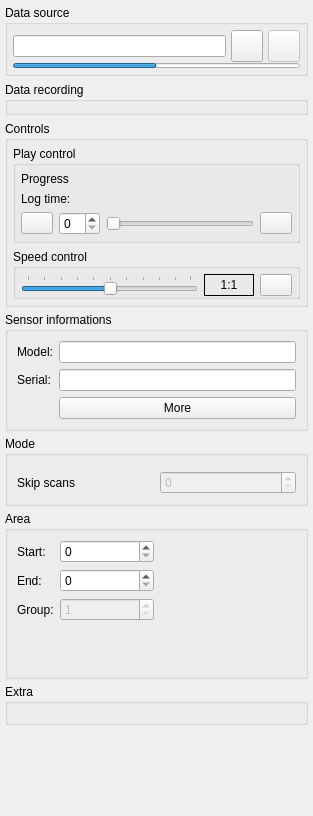
<?xml version="1.0" encoding="UTF-8"?>
<ui version="4.0">
 <class>FileConnectorPlugin</class>
 <widget class="QWidget" name="FileConnectorPlugin">
  <property name="geometry">
   <rect>
    <x>0</x>
    <y>0</y>
    <width>313</width>
    <height>816</height>
   </rect>
  </property>
  <property name="windowTitle">
   <string>Form</string>
  </property>
  <layout class="QVBoxLayout" name="verticalLayout_7" stretch="0,0,1">
   <property name="leftMargin">
    <number>5</number>
   </property>
   <property name="topMargin">
    <number>5</number>
   </property>
   <property name="rightMargin">
    <number>5</number>
   </property>
   <property name="bottomMargin">
    <number>5</number>
   </property>
   <item>
    <widget class="QGroupBox" name="groupBox">
     <property name="title">
      <string>Data source</string>
     </property>
     <layout class="QVBoxLayout" name="verticalLayout">
      <property name="spacing">
       <number>1</number>
      </property>
      <property name="leftMargin">
       <number>5</number>
      </property>
      <property name="topMargin">
       <number>5</number>
      </property>
      <property name="rightMargin">
       <number>5</number>
      </property>
      <property name="bottomMargin">
       <number>5</number>
      </property>
      <item>
       <layout class="QHBoxLayout" name="horizontalLayout">
        <property name="spacing">
         <number>5</number>
        </property>
        <item>
         <widget class="QLineEdit" name="filenameLine">
          <property name="readOnly">
           <bool>true</bool>
          </property>
         </widget>
        </item>
        <item>
         <widget class="QToolButton" name="connectButton">
          <property name="maximumSize">
           <size>
            <width>32</width>
            <height>32</height>
           </size>
          </property>
          <property name="toolTip">
           <string>Load a file</string>
          </property>
          <property name="text">
           <string/>
          </property>
          <property name="icon">
           <iconset>
            <normaloff>:/FileConnectorPlugin/load_icon</normaloff>:/FileConnectorPlugin/load_icon</iconset>
          </property>
          <property name="iconSize">
           <size>
            <width>32</width>
            <height>32</height>
           </size>
          </property>
         </widget>
        </item>
        <item>
         <widget class="QToolButton" name="disconnectButton">
          <property name="enabled">
           <bool>false</bool>
          </property>
          <property name="maximumSize">
           <size>
            <width>32</width>
            <height>32</height>
           </size>
          </property>
          <property name="toolTip">
           <string>Close the file</string>
          </property>
          <property name="text">
           <string/>
          </property>
          <property name="icon">
           <iconset>
            <normaloff>:/FileConnectorPlugin/unload_icon</normaloff>:/FileConnectorPlugin/unload_icon</iconset>
          </property>
          <property name="iconSize">
           <size>
            <width>32</width>
            <height>32</height>
           </size>
          </property>
         </widget>
        </item>
       </layout>
      </item>
      <item>
       <widget class="QProgressBar" name="loadActivityIndicator">
        <property name="maximumSize">
         <size>
          <width>16777215</width>
          <height>5</height>
         </size>
        </property>
        <property name="maximum">
         <number>100</number>
        </property>
        <property name="value">
         <number>50</number>
        </property>
        <property name="textVisible">
         <bool>false</bool>
        </property>
       </widget>
      </item>
     </layout>
    </widget>
   </item>
   <item>
    <widget class="QGroupBox" name="recorder">
     <property name="title">
      <string>Data recording</string>
     </property>
     <layout class="QVBoxLayout" name="verticalLayout_5">
      <property name="spacing">
       <number>1</number>
      </property>
      <property name="leftMargin">
       <number>5</number>
      </property>
      <property name="topMargin">
       <number>5</number>
      </property>
      <property name="rightMargin">
       <number>5</number>
      </property>
      <property name="bottomMargin">
       <number>5</number>
      </property>
     </layout>
    </widget>
   </item>
   <item>
    <widget class="QScrollArea" name="scrollArea">
     <property name="frameShape">
      <enum>QFrame::NoFrame</enum>
     </property>
     <property name="frameShadow">
      <enum>QFrame::Plain</enum>
     </property>
     <property name="horizontalScrollBarPolicy">
      <enum>Qt::ScrollBarAlwaysOff</enum>
     </property>
     <property name="widgetResizable">
      <bool>true</bool>
     </property>
     <widget class="QWidget" name="scrollAreaWidgetContents">
      <property name="geometry">
       <rect>
        <x>0</x>
        <y>0</y>
        <width>303</width>
        <height>706</height>
       </rect>
      </property>
      <layout class="QVBoxLayout" name="verticalLayout_3">
       <property name="spacing">
        <number>5</number>
       </property>
       <property name="leftMargin">
        <number>0</number>
       </property>
       <property name="topMargin">
        <number>0</number>
       </property>
       <property name="rightMargin">
        <number>0</number>
       </property>
       <item>
        <widget class="QGroupBox" name="controlsGroup">
         <property name="title">
          <string>Controls</string>
         </property>
         <layout class="QVBoxLayout" name="verticalLayout_2">
          <property name="leftMargin">
           <number>5</number>
          </property>
          <property name="topMargin">
           <number>5</number>
          </property>
          <property name="rightMargin">
           <number>5</number>
          </property>
          <property name="bottomMargin">
           <number>5</number>
          </property>
          <item>
           <widget class="QGroupBox" name="playCurrentBox">
            <property name="maximumSize">
             <size>
              <width>16777215</width>
              <height>16777215</height>
             </size>
            </property>
            <property name="title">
             <string>Play control</string>
            </property>
            <layout class="QVBoxLayout" name="verticalLayout_8">
             <property name="leftMargin">
              <number>5</number>
             </property>
             <property name="topMargin">
              <number>5</number>
             </property>
             <property name="rightMargin">
              <number>5</number>
             </property>
             <property name="bottomMargin">
              <number>5</number>
             </property>
             <item>
              <layout class="QFormLayout" name="formLayout">
               <property name="topMargin">
                <number>0</number>
               </property>
               <item row="0" column="0">
                <widget class="QLabel" name="label_8">
                 <property name="text">
                  <string>Progress</string>
                 </property>
                </widget>
               </item>
               <item row="0" column="1">
                <widget class="QLabel" name="currentTimeLabel">
                 <property name="font">
                  <font>
                   <family>Arial</family>
                   <pointsize>10</pointsize>
                   <weight>50</weight>
                   <bold>false</bold>
                  </font>
                 </property>
                 <property name="text">
                  <string/>
                 </property>
                 <property name="alignment">
                  <set>Qt::AlignLeading|Qt::AlignLeft|Qt::AlignVCenter</set>
                 </property>
                </widget>
               </item>
               <item row="1" column="0">
                <widget class="QLabel" name="label_9">
                 <property name="text">
                  <string>Log time:</string>
                 </property>
                </widget>
               </item>
               <item row="1" column="1">
                <widget class="QLabel" name="currentLogTimeLabel">
                 <property name="text">
                  <string/>
                 </property>
                 <property name="alignment">
                  <set>Qt::AlignLeading|Qt::AlignLeft|Qt::AlignVCenter</set>
                 </property>
                </widget>
               </item>
              </layout>
             </item>
             <item>
              <layout class="QHBoxLayout" name="horizontalLayout_3">
               <item>
                <widget class="QPushButton" name="backButton">
                 <property name="enabled">
                  <bool>true</bool>
                 </property>
                 <property name="maximumSize">
                  <size>
                   <width>32</width>
                   <height>16777215</height>
                  </size>
                 </property>
                 <property name="text">
                  <string/>
                 </property>
                 <property name="icon">
                  <iconset>
                   <normaloff>:/FileConnectorPlugin/backward_icon</normaloff>:/FileConnectorPlugin/backward_icon</iconset>
                 </property>
                </widget>
               </item>
               <item>
                <widget class="QSpinBox" name="currentPositionBox"/>
               </item>
               <item>
                <widget class="QSlider" name="currentPosition">
                 <property name="maximumSize">
                  <size>
                   <width>16777215</width>
                   <height>16777215</height>
                  </size>
                 </property>
                 <property name="value">
                  <number>0</number>
                 </property>
                 <property name="orientation">
                  <enum>Qt::Horizontal</enum>
                 </property>
                 <property name="tickPosition">
                  <enum>QSlider::NoTicks</enum>
                 </property>
                 <property name="tickInterval">
                  <number>100</number>
                 </property>
                </widget>
               </item>
               <item>
                <widget class="QPushButton" name="forwardButton">
                 <property name="enabled">
                  <bool>true</bool>
                 </property>
                 <property name="maximumSize">
                  <size>
                   <width>32</width>
                   <height>16777215</height>
                  </size>
                 </property>
                 <property name="text">
                  <string/>
                 </property>
                 <property name="icon">
                  <iconset>
                   <normaloff>:/FileConnectorPlugin/forward_icon</normaloff>:/FileConnectorPlugin/forward_icon</iconset>
                 </property>
                </widget>
               </item>
              </layout>
             </item>
            </layout>
           </widget>
          </item>
          <item>
           <widget class="QGroupBox" name="speedBox">
            <property name="maximumSize">
             <size>
              <width>16777215</width>
              <height>16777215</height>
             </size>
            </property>
            <property name="title">
             <string>Speed control</string>
            </property>
            <layout class="QHBoxLayout" name="horizontalLayout_2">
             <property name="leftMargin">
              <number>5</number>
             </property>
             <property name="topMargin">
              <number>5</number>
             </property>
             <property name="rightMargin">
              <number>5</number>
             </property>
             <property name="bottomMargin">
              <number>0</number>
             </property>
             <item>
              <widget class="QSlider" name="currentSpeed">
               <property name="maximumSize">
                <size>
                 <width>16777215</width>
                 <height>16777215</height>
                </size>
               </property>
               <property name="minimum">
                <number>-50</number>
               </property>
               <property name="maximum">
                <number>49</number>
               </property>
               <property name="singleStep">
                <number>1</number>
               </property>
               <property name="value">
                <number>0</number>
               </property>
               <property name="orientation">
                <enum>Qt::Horizontal</enum>
               </property>
               <property name="tickPosition">
                <enum>QSlider::TicksAbove</enum>
               </property>
               <property name="tickInterval">
                <number>10</number>
               </property>
              </widget>
             </item>
             <item>
              <widget class="QLabel" name="rateLabel">
               <property name="minimumSize">
                <size>
                 <width>50</width>
                 <height>0</height>
                </size>
               </property>
               <property name="frameShape">
                <enum>QFrame::Box</enum>
               </property>
               <property name="text">
                <string>1:1</string>
               </property>
               <property name="alignment">
                <set>Qt::AlignCenter</set>
               </property>
              </widget>
             </item>
             <item>
              <widget class="QPushButton" name="resetSpeedButton">
               <property name="maximumSize">
                <size>
                 <width>32</width>
                 <height>16777215</height>
                </size>
               </property>
               <property name="toolTip">
                <string>Reset playing speed</string>
               </property>
               <property name="text">
                <string/>
               </property>
               <property name="icon">
                <iconset>
                 <normaloff>:/FileConnectorPlugin/restart_icon</normaloff>:/FileConnectorPlugin/restart_icon</iconset>
               </property>
              </widget>
             </item>
            </layout>
           </widget>
          </item>
         </layout>
        </widget>
       </item>
       <item>
        <widget class="QGroupBox" name="groupBox_2">
         <property name="title">
          <string>Sensor informations</string>
         </property>
         <layout class="QFormLayout" name="formLayout_2">
          <property name="fieldGrowthPolicy">
           <enum>QFormLayout::AllNonFixedFieldsGrow</enum>
          </property>
          <item row="0" column="0">
           <widget class="QLabel" name="label_3">
            <property name="text">
             <string>Model:</string>
            </property>
           </widget>
          </item>
          <item row="0" column="1">
           <widget class="QLineEdit" name="modelLine">
            <property name="readOnly">
             <bool>true</bool>
            </property>
           </widget>
          </item>
          <item row="1" column="0">
           <widget class="QLabel" name="label_4">
            <property name="text">
             <string>Serial:</string>
            </property>
           </widget>
          </item>
          <item row="1" column="1">
           <widget class="QLineEdit" name="serialLine">
            <property name="readOnly">
             <bool>true</bool>
            </property>
           </widget>
          </item>
          <item row="2" column="1">
           <widget class="QPushButton" name="moreButton">
            <property name="text">
             <string>More</string>
            </property>
            <property name="icon">
             <iconset>
              <normaloff>:/FileConnectorPlugin/info_icon</normaloff>:/FileConnectorPlugin/info_icon</iconset>
            </property>
           </widget>
          </item>
         </layout>
        </widget>
       </item>
       <item>
        <widget class="QGroupBox" name="groupBox_4">
         <property name="title">
          <string>Mode</string>
         </property>
         <layout class="QVBoxLayout" name="verticalLayout_12">
          <item>
           <widget class="ModeSwitcherWidget" name="captureMode" native="true"/>
          </item>
          <item>
           <layout class="QHBoxLayout" name="horizontalLayout_9">
            <property name="topMargin">
             <number>0</number>
            </property>
            <property name="bottomMargin">
             <number>0</number>
            </property>
            <item>
             <widget class="QLabel" name="label_12">
              <property name="text">
               <string>Skip scans</string>
              </property>
             </widget>
            </item>
            <item>
             <widget class="QSpinBox" name="skipScans">
              <property name="enabled">
               <bool>false</bool>
              </property>
              <property name="maximum">
               <number>9</number>
              </property>
             </widget>
            </item>
           </layout>
          </item>
         </layout>
        </widget>
       </item>
       <item>
        <widget class="QGroupBox" name="groupBox_5">
         <property name="title">
          <string>Area</string>
         </property>
         <layout class="QHBoxLayout" name="horizontalLayout_4" stretch="0,0">
          <item>
           <widget class="QWidget" name="widget" native="true">
            <layout class="QFormLayout" name="formLayout_3">
             <property name="leftMargin">
              <number>0</number>
             </property>
             <property name="topMargin">
              <number>0</number>
             </property>
             <property name="rightMargin">
              <number>0</number>
             </property>
             <property name="bottomMargin">
              <number>0</number>
             </property>
             <item row="0" column="0">
              <widget class="QLabel" name="label">
               <property name="text">
                <string>Start:</string>
               </property>
              </widget>
             </item>
             <item row="0" column="1">
              <widget class="QSpinBox" name="startStep">
               <property name="maximum">
                <number>5000</number>
               </property>
              </widget>
             </item>
             <item row="1" column="1">
              <widget class="QSpinBox" name="endStep">
               <property name="maximum">
                <number>5000</number>
               </property>
              </widget>
             </item>
             <item row="1" column="0">
              <widget class="QLabel" name="label_2">
               <property name="text">
                <string>End:</string>
               </property>
              </widget>
             </item>
             <item row="2" column="1">
              <widget class="QSpinBox" name="groupSteps">
               <property name="enabled">
                <bool>false</bool>
               </property>
               <property name="minimum">
                <number>1</number>
               </property>
              </widget>
             </item>
             <item row="2" column="0">
              <widget class="QLabel" name="label_7">
               <property name="text">
                <string>Group:</string>
               </property>
              </widget>
             </item>
             <item row="3" column="1">
              <spacer name="verticalSpacer_2">
               <property name="orientation">
                <enum>Qt::Vertical</enum>
               </property>
               <property name="sizeHint" stdset="0">
                <size>
                 <width>20</width>
                 <height>40</height>
                </size>
               </property>
              </spacer>
             </item>
            </layout>
           </widget>
          </item>
          <item>
           <widget class="RangeViewWidget" name="rangeViewWidget" native="true"/>
          </item>
         </layout>
        </widget>
       </item>
       <item>
        <widget class="QGroupBox" name="extraGroup">
         <property name="title">
          <string>Extra</string>
         </property>
         <layout class="QVBoxLayout" name="verticalLayout_4"/>
        </widget>
       </item>
       <item>
        <spacer name="verticalSpacer">
         <property name="orientation">
          <enum>Qt::Vertical</enum>
         </property>
         <property name="sizeHint" stdset="0">
          <size>
           <width>20</width>
           <height>40</height>
          </size>
         </property>
        </spacer>
       </item>
      </layout>
     </widget>
    </widget>
   </item>
  </layout>
 </widget>
 <customwidgets>
  <customwidget>
   <class>RangeViewWidget</class>
   <extends>QWidget</extends>
   <header>RangeViewWidget.h</header>
   <container>1</container>
  </customwidget>
  <customwidget>
   <class>ModeSwitcherWidget</class>
   <extends>QWidget</extends>
   <header>ModeSwitcherWidget.h</header>
   <container>1</container>
  </customwidget>
 </customwidgets>
 <resources/>
 <connections/>
</ui>
